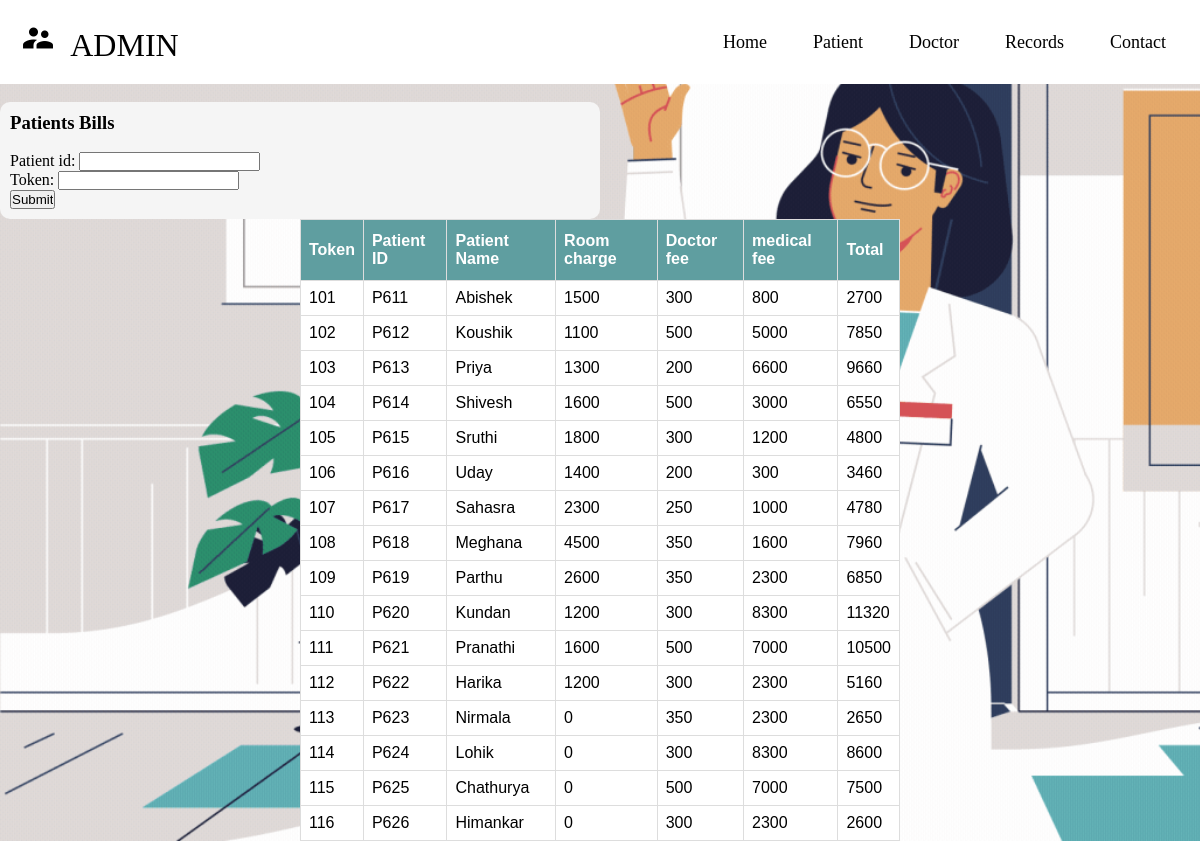
The page /PMS/admin/admin_patient_bills.php on the database its author committed.
### tables this page shows
CREATE TABLE `bill` (
  `Token` decimal(10,0) NOT NULL,
  `B_Date` date NOT NULL,
  `Room_charge` decimal(10,0) DEFAULT NULL,
  `Doctor_fee` decimal(10,0) NOT NULL,
  `Medical_fee` decimal(10,0) DEFAULT NULL,
  `Extra_Charges` decimal(10,0) DEFAULT NULL,
  `Total_bill` decimal(10,0) DEFAULT NULL
);

CREATE TABLE `appointment` (
  `Token` decimal(10,0) NOT NULL,
  `P_ID` varchar(6) NOT NULL,
  `C_Date` date DEFAULT NULL,
  `A_ID` varchar(5) NOT NULL,
  `D_ID` varchar(5) NOT NULL
);

CREATE TABLE `patient` (
  `P_ID` varchar(6) NOT NULL,
  `F_name` varchar(15) NOT NULL,
  `L_name` varchar(10) NOT NULL,
  `P_pwd` varchar(20) NOT NULL,
  `P_weight` decimal(3,0) DEFAULT NULL,
  `P_bg` varchar(4) NOT NULL,
  `P_address` varchar(20) DEFAULT NULL,
  `P_dob` date DEFAULT NULL,
  `P_gender` varchar(6) NOT NULL
);

### PMS/admin/admin_patient_bills.php (the view, shortened to what this page needs)
<?php
  include 'admin_config.php';
?>
<!DOCTYPE html>
<html lang="en">
 <head>
   <link rel="stylesheet" href="admin.css" >
 </head>
 <body style="background-image: url('1.gif'); background-size: cover">
   <nav class="navbar">
     <div class="logo"><i class="material-icons" style="font-size:36px;">supervisor_account</i>&nbsp;  ADMIN</div>
     <ul class="nav-links">
       <div class="menu">
         <li><a href="../index.php">Home</a></li>
         <li class="services">
           <a href="admin_patient_details.php">Patient</a>
           <li class="services">
            <a href="admin_doctor_details.php">Doctor</a>
            <li class="services">
            <a href="admin_records_deaths.php">Records</a>
            <li><a href="admin_contact.php">Contact</a></li>
         </li>
     </ul>
   </nav><br>
   <div class="form-container" >
       <h3>Patients Bills</h3><br>
       <form action="admin_patient_bills.php" method="POST">
      <label for="id">Patient id:</label>
      <input type="text" id="id" name="P_ID" ><br>
      <label for="name">Token: </label>
      <input type="text" id="name" name="Token" ><br>
      <input  name="submit" type="submit" class="btn">
    </form>
   </div>
   <table class="table_content">
      <thead>
       <tr>
           <th>Token</th>
           <th>Patient ID</th>
           <th>Patient Name</th>
           <th>Room charge</th>
           <th>Doctor fee</th>
           <th>medical fee</th>
           <th>Total</th>
       </tr>
       </thead>
       <?php
  if(!isset($_POST['submit']))
  {
      $query="select * from bill natural join appointment natural join patient";
    $data =mysqli_query($conn, $query);
    if (mysqli_num_rows($data)>0)
    {
    while($row=mysqli_fetch_array($data))
        { ?>
          <tbody>
            <tr>
                <td><?php echo $row['Token']; ?></td>
                <td><?php echo $row['P_ID']; ?></td>
                <td><?php echo $row['F_name']; ?></td>
                <td><?php echo $row['Room_charge']; ?></td>
                <td><?php echo $row['Doctor_fee']; ?></td>
                <td><?php echo $row['Medical_fee']; ?></td>
                <td><?php echo $row['Total_bill']; ?></td>
            </tr>
          </tbody>
<?php
        }
    }
    else{
?>
    <tr>
    <td>Records Not Found!</td>
    </tr>
<?php
        }
    }
    ?>
 </body>
</html>

### PMS/admin/admin.css (style rules this page uses)
* { margin: 0; padding: 0; box-sizing: border-box; }
body { font-family: cursive; }
a { text-decoration: none; }
li { list-style: none; }
.navbar { display: flex; align-items: center; justify-content: space-between; padding: 20px; background-color: #fff; color: black; }
.nav-links a { color: black; }
.logo { font-size: 32px; }
.menu { display: flex; gap: 1em; font-size: 18px; }
.menu li { padding: 5px 14px; }
.services { position: relative; }
.form-container { background-color: whitesmoke; position: center; color:black; padding: 10px; max-width: 50%; border-radius: 10px; position: relative; overflow: hidden }

### PMS/admin/admin_patient_bills.php (style rules this page uses)
.table_content { font-family: Arial, Helvetica, sans-serif; border-collapse: collapse; width: 50%; margin:auto; }
.table_content td, .table_content th { border: 1px solid #ddd; padding: 8px; }
.table_content tr:nth-child(odd) { background-color: #fff; }
.table_content th { padding-top: 12px; padding-bottom: 12px; text-align: left; background-color: cadetblue; color: white; }

### rows shown on the page
bill: Token "101", appointment.P_ID "P611", patient.F_name "Abishek", Room_charge "1500", Doctor_fee "300", Medical_fee "800", Total_bill "2700"
bill: Token "102", appointment.P_ID "P612", patient.F_name "Koushik", Room_charge "1100", Doctor_fee "500", Medical_fee "5000", Total_bill "7850"
bill: Token "103", appointment.P_ID "P613", patient.F_name "Priya", Room_charge "1300", Doctor_fee "200", Medical_fee "6600", Total_bill "9660"
bill: Token "104", appointment.P_ID "P614", patient.F_name "Shivesh", Room_charge "1600", Doctor_fee "500", Medical_fee "3000", Total_bill "6550"
bill: Token "105", appointment.P_ID "P615", patient.F_name "Sruthi", Room_charge "1800", Doctor_fee "300", Medical_fee "1200", Total_bill "4800"
bill: Token "106", appointment.P_ID "P616", patient.F_name "Uday", Room_charge "1400", Doctor_fee "200", Medical_fee "300", Total_bill "3460"
bill: Token "107", appointment.P_ID "P617", patient.F_name "Sahasra", Room_charge "2300", Doctor_fee "250", Medical_fee "1000", Total_bill "4780"
bill: Token "108", appointment.P_ID "P618", patient.F_name "Meghana", Room_charge "4500", Doctor_fee "350", Medical_fee "1600", Total_bill "7960"
bill: Token "109", appointment.P_ID "P619", patient.F_name "Parthu", Room_charge "2600", Doctor_fee "350", Medical_fee "2300", Total_bill "6850"
bill: Token "110", appointment.P_ID "P620", patient.F_name "Kundan", Room_charge "1200", Doctor_fee "300", Medical_fee "8300", Total_bill "11320"
bill: Token "111", appointment.P_ID "P621", patient.F_name "Pranathi", Room_charge "1600", Doctor_fee "500", Medical_fee "7000", Total_bill "10500"
bill: Token "112", appointment.P_ID "P622", patient.F_name "Harika", Room_charge "1200", Doctor_fee "300", Medical_fee "2300", Total_bill "5160"
bill: Token "113", appointment.P_ID "P623", patient.F_name "Nirmala", Room_charge "0", Doctor_fee "350", Medical_fee "2300", Total_bill "2650"
bill: Token "114", appointment.P_ID "P624", patient.F_name "Lohik", Room_charge "0", Doctor_fee "300", Medical_fee "8300", Total_bill "8600"
bill: Token "115", appointment.P_ID "P625", patient.F_name "Chathurya", Room_charge "0", Doctor_fee "500", Medical_fee "7000", Total_bill "7500"
bill: Token "116", appointment.P_ID "P626", patient.F_name "Himankar", Room_charge "0", Doctor_fee "300", Medical_fee "2300", Total_bill "2600"
